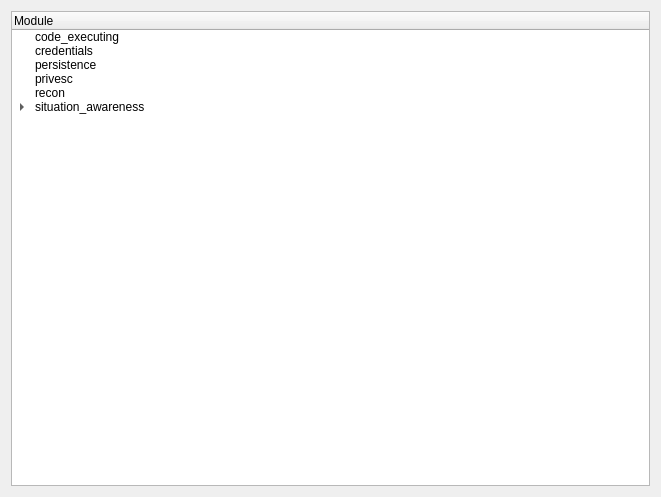
<?xml version="1.0" encoding="UTF-8"?>
<ui version="4.0">
 <class>Form</class>
 <widget class="QWidget" name="Form">
  <property name="geometry">
   <rect>
    <x>0</x>
    <y>0</y>
    <width>661</width>
    <height>497</height>
   </rect>
  </property>
  <property name="windowTitle">
   <string>Form</string>
  </property>
  <layout class="QGridLayout" name="gridLayout">
   <item row="0" column="0">
    <widget class="QTreeWidget" name="treeWidget">
     <column>
      <property name="text">
       <string>Module</string>
      </property>
     </column>
     <item>
      <property name="text">
       <string>code_executing</string>
      </property>
     </item>
     <item>
      <property name="text">
       <string>credentials</string>
      </property>
     </item>
     <item>
      <property name="text">
       <string>persistence</string>
      </property>
     </item>
     <item>
      <property name="text">
       <string>privesc</string>
      </property>
     </item>
     <item>
      <property name="text">
       <string>recon</string>
      </property>
     </item>
     <item>
      <property name="text">
       <string>situation_awareness</string>
      </property>
      <item>
       <property name="text">
        <string>winlist</string>
       </property>
      </item>
     </item>
    </widget>
   </item>
  </layout>
 </widget>
 <resources/>
 <connections/>
</ui>
